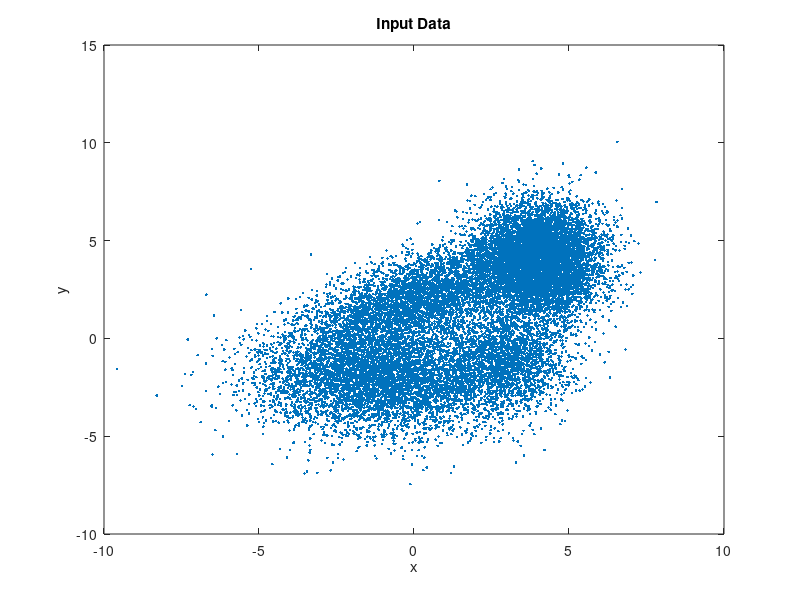
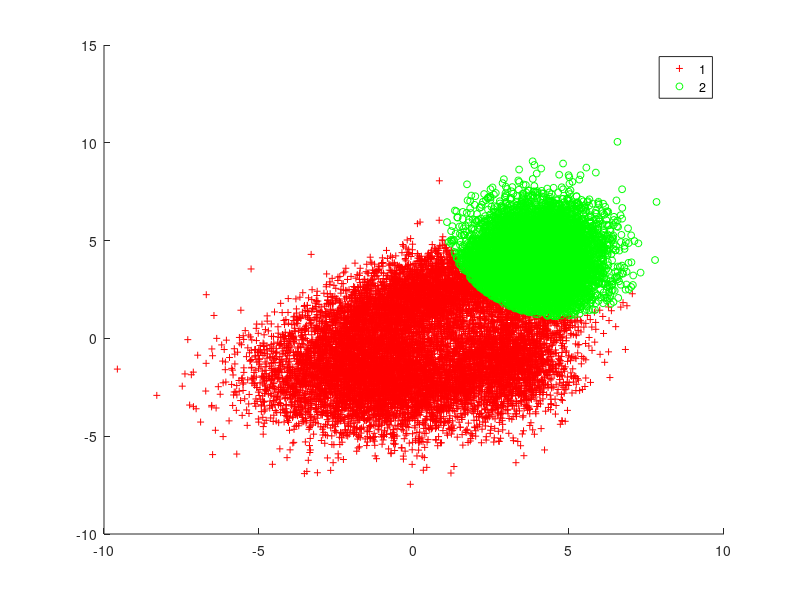

The MATLAB script that drew these images, in order: (Note: this script raises an error after producing the figures.)
%% KMA/MME Insert title

% Clear Sequence
clear all, close all %#ok<CLALL>

% Wait 0.01s (sometimes, clear all does not delete everything)
pause(0.01)

%% Import Data

Data = importdata('sp4_data.mat');
x = Data(:, 1); y = Data(:, 2);

%% Plot Input Data

figure; plot(x, y, '.');
title('Input Data'); xlabel('x'); ylabel('y');

% Save figure
saveas(gcf, 'fig1', 'epsc')

%% MATLAB EM Results

% Fit Model
GMModel = fitgmdist(Data, 2);

% Assign Points to Clusters
idx = cluster(GMModel, Data);

% Plot Them All!
figure; h = gscatter(x, y, idx, 'rg','+o',5); hold on;
gmPDF = @(x,y) arrayfun(@(x0,y0) pdf(GMModel,[x0 y0]),x,y);
g = gca; fcontour(gmPDF,[g.XLim g.YLim]);
title('{\bf Scatter Plot and Fitted Gaussian Mixture Contours}')
legend(h,'Model0','Model1'); hold off;

% Save figure
saveas(gcf, 'fig2', 'epsc')

%% Custom EM

% number of points in each cluster
num_points = length(Data); 

% make some initial guess
Param = InitialGuess(Data);

%% run EM to find the parameters 

% Preallocate error vector
errors = zeros(5, 1);

% Something large to begin with, counter & precision
error = inf; iter = 0; epsilon = 0.001;

% Output Table format text
formatSpec = 'iteration: %d, error: %2.4f, mu1: [%2.4f %2.4f], mu2: [%2.4f %2.4f] \n';

while error > epsilon
    iter = iter + 1;

    %% Expectation Step
    Data_ = expectation(Data, Param);
    
    %% Maximization Step
    Param_ = maximization(Data_, Param);
    
    %% Calculate the Error From the Previous Params
    error = norm(Param.mu1 - Param_.mu1) + norm(Param.mu2 - Param_.mu2);
    
    % Print table
    fprintf(formatSpec, iter, error, Param_.mu1, Param_.mu2);    

    % Just Assign Variables
    errors(iter) = error; Data = Data_; Param = Param_;
    
    % Let's Clean Up
    clear Data_ Param_
end

%% Plot the Custom Alg Results

Data(:, 3) = changem(Data(:,3), [1 2], [2 1]);
figure; h = gscatter(Data(:,1), Data(:,2), Data(:,3), 'rg', '+o', 5);
title('Custom EM Results'); xlabel('x'); ylabel('y');
legend(h, 'Model0', 'Model1');

% Save figure
saveas(gcf, 'fig3', 'epsc')

%% Plot Error Curve

figure; plot(1:iter, errors, '.-'); title('Error to Iteration No');
xlabel('Iteration No'); ylabel('||\lambda_i - \lambda_{i - 1}||_2');

% Save figure
saveas(gcf, 'fig4', 'epsc')

% End of Script
